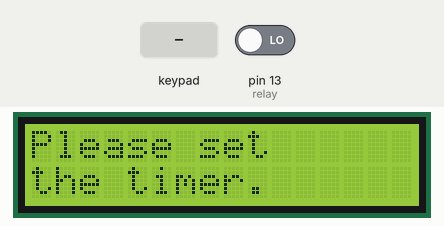
Recording of a sketch running on a simulated Arduino Uno, built with avr-gcc and run on an emulated ATmega328P. Shown: 16×2 character LCD. The test bench sets the inputs (shaded band); at power-on: pin 13 (relay) LOW.

Above: at 3.3 s.
3.4 s: pin 13 (relay) driven HIGH
At 4.6 s:
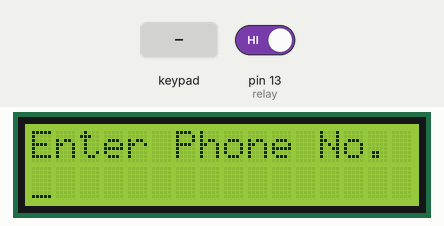
4.9 s: key '#' pressed
At 6.3 s:
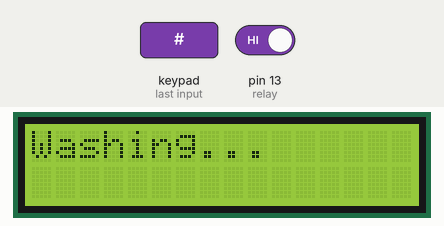
7.9 s: pin 13 (relay) driven LOW
At 8.8 s:
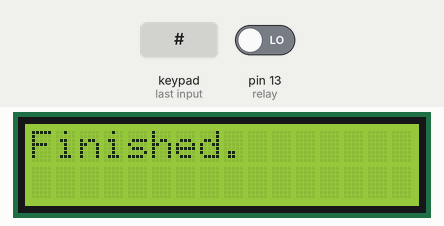
Timing chart, 0 to 10.9 s (numbered marks = the images above; inputs shaded):
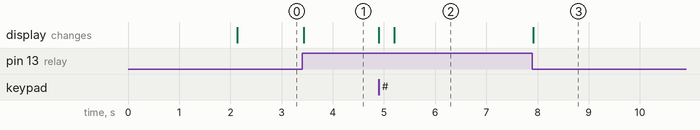

Measured:
- after the input at 3.4 s, the display: changes at once (image 1)
- after the input at 4.9 s, the display: first changes at once (image 2 shows a later state)
- after the input at 7.9 s, the display: changes at once (image 3)

The sketch:

GSM_Washing_Machine.ino
```cpp
#include <LiquidCrystal_I2C.h>
#include <Keypad.h>
#include <GSM.h>

#define PINNUMBER ""
const byte relay = 13;

const byte ROWS = 4;
const byte COLS = 3;
byte rowPins[ROWS] = {5, 11, 9, 7};
byte colPins[COLS] = {10, 8, 6};

char keys[ROWS][COLS] = {
{'1','2','3'},
{'4','5','6'},
{'7','8','9'},
{'*','0','#'}
};

Keypad kpd = Keypad( makeKeymap(keys), rowPins, colPins, ROWS, COLS);
LiquidCrystal_I2C lcd(0x3F, 16, 2);
GSM gsmAccess;
GSM_SMS sms;

char phoneNum[11];
bool started = 0;
bool finished = 0;

void setup() {
  lcd.begin();
  lcd.print("Connecting to");
  lcd.setCursor(0,1);
  lcd.print("GSM network...");

  boolean notConnected = true;
  while (notConnected) {
    if (gsmAccess.begin(PINNUMBER) == GSM_READY) {
      notConnected = false;
    }
    else {
      delay(1000);
    }
  }

  lcd.clear();
  lcd.print("Please set");
  lcd.setCursor(0,1);
  lcd.print("the timer.");
}

void loop() {
  if (digitalRead(relay)) {
    if (started) {lcd.clear(); lcd.print("Washing...");}
    else {getNum(); }
  }
  else if (started && not digitalRead(relay)) {
    lcd.clear();
    lcd.print("Finished.");

    sms.beginSMS(phoneNum);
    sms.print("Your laundry is ready.");
    sms.endSMS();

    delay(5000);
    started = 0;
  }
  else {
    lcd.clear();
    lcd.print("Please set");
    lcd.setCursor(0,1);
    lcd.print("the timer.");
  }
}

void getNum() {
  int i = 0;
  lcd.clear();
  lcd.print("Enter Phone No.");
  lcd.setCursor(0,1);
  lcd.cursor();
  while (not started) {
    char key = kpd.getKey();
    if (key) {
      if(key == '#' or i >= 10) {
        started = 1;
      }
      else if(key == '*') {
        i--;
        lcd.setCursor(i,1);
        lcd.print(' ');
        lcd.setCursor(i,1);
      }
      else {
        phoneNum[i] = key;
        lcd.setCursor(i,1);
        lcd.print(key);
        i++;
      }
    }
  }
  lcd.noCursor();
}
```
